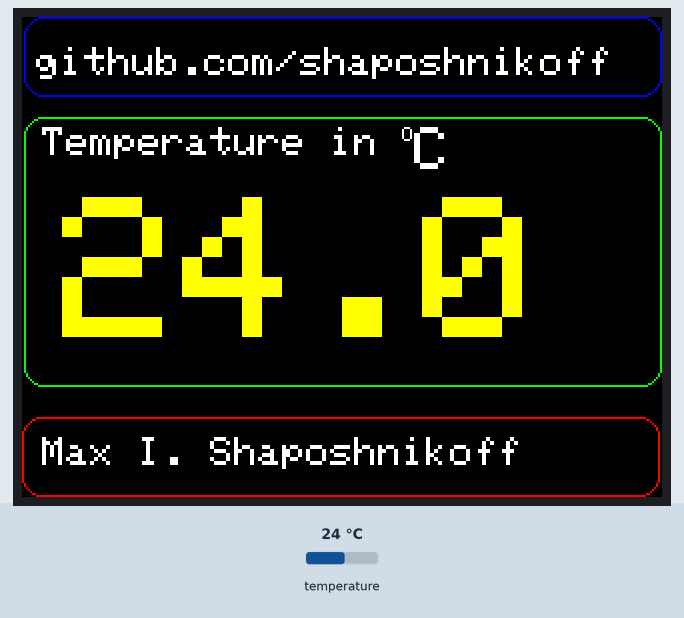
A sketch run on a simulated ESP8266 (NodeMCU). Parts: 320×240 colour display. The test bench sets the inputs (shaded band); at power-on: temperature 24 °C. What the sketch prints to the serial monitor is not drawn.

Above: at 2.2 s.
2.3 s: temperature set to 12 °C
At 4.2 s:
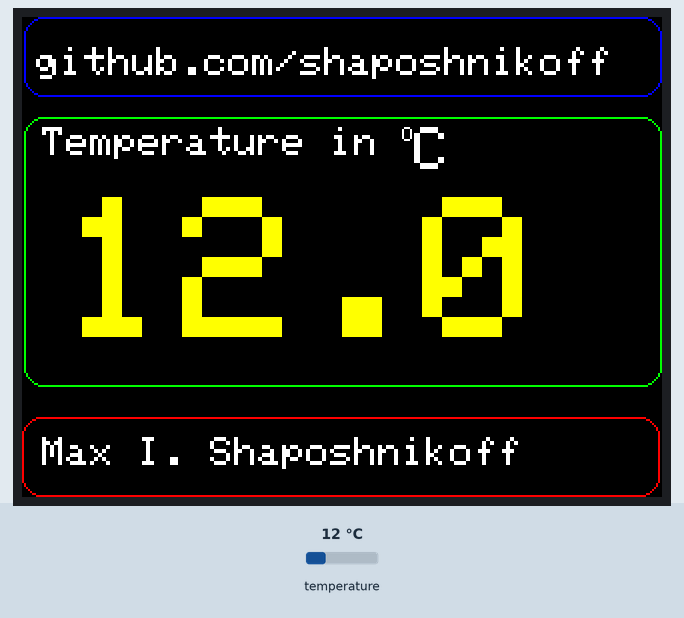
4.5 s: temperature set to 19 °C
At 6.9 s:
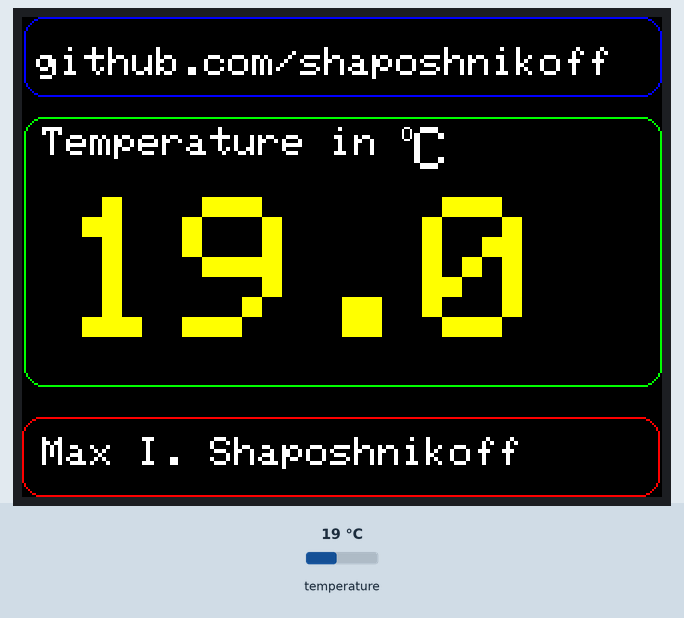
7.2 s: temperature set to 28 °C
At 9.5 s:
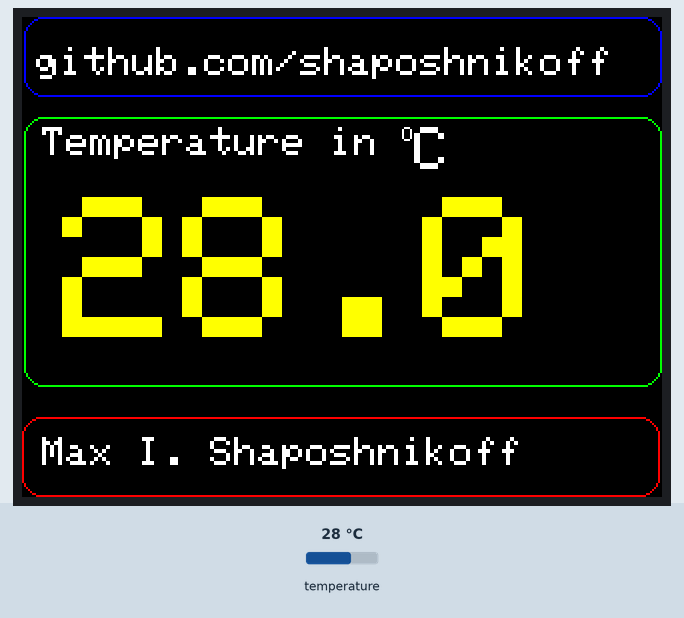
Timing chart, 0 to 11.0 s (numbered marks = the images above; inputs shaded):
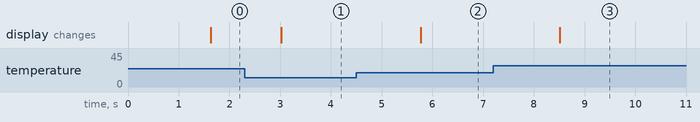

Measured:
- after the input at 2.3 s, the display: changes after 0.72 s (image 1)
- after the input at 4.5 s, the display: changes after 1.3 s (image 2)
- after the input at 7.2 s, the display: changes after 1.3 s (image 3)

The sketch:

sketch_feb04b.ino
```cpp
/*
 NodeMCU-TFT-Temperatur

 TFT-Display mit Controller ILI9341 am NodeMCU-Board
 Verwendetes Display: 2.2 Zoll Serial TFT-Farbdisplay; SPI; Auflösung 240x320 Pixel
 Bezugsquellen Display:
 Amazon - http://amzn.to/2iNmaXx / Amazon - http://amzn.to/2j1VIXK

 Temperatur wird über angeschlossenen Sensor DS18B20 ausgelesen und auf dem Display angezeigt
 Temperatursensor DS18B20 an Pin D2
 Bezugsquelle Temperatursensor: Reichelt / Conrad / Amazon - http://amzn.to/2i3WlRX

 Notwendig ist die angepasste Display-Lib: https://github.com/glennirwin/Adafruit_ILI9340

 Programm erprobt ab Arduino IDE 1.6.13
 Projektbeschreibung und weitere Beispiele unter http://www.mikrocontroller-elektronik.de/
*/

#include "SPI.h"
#include "Adafruit_GFX.h"
#include "Adafruit_ILI9340.h" // https://github.com/glennirwin/Adafruit_ILI9340
#include <DallasTemperature.h> //Siehe Hinweis oben, verwendet wird https://github.com/milesburton/Arduino-Temperature-Control-Library
//#include <Base64.h>
#include <OneWire.h>

#define ONE_WIRE_BUS D2

OneWire oneWire(ONE_WIRE_BUS);
DallasTemperature DS18B20(&oneWire);

char temperaturStr[6];
float merketemperatur=0;

//Pinbelegung für Display

#define TFT_CS D0   // GPIO 16 interne LED kein Port nötig, da TFT CS an GND
#define TFT_RST 10  // D12 GPIO10 //kein Port nötig, da Reset an Reset angeschlossen
#define TFT_DC D1   // GPIO 5
#define TFT_MOSI D7 // GPIO 13
#define TFT_CLK D5  // GPIO 14
#define TFT_MISO D6 // GPIO 12

Adafruit_ILI9340 tft = Adafruit_ILI9340(TFT_CS, TFT_DC, TFT_RST);

//Falls die Anzeige gedreht wird
#define ROTATION_NO 0
#define ROTATION_90 1
#define ROTATION_180 2
#define ROTATION_270 3

void setup()
{
 DS18B20.begin();

 Serial.begin(9600);

 tft.begin();

 tft.setRotation( ROTATION_270);
 tft_zeichneRahmen();
 tft_zeichneBeschriftung();
}


void tft_zeichneBeschriftung(void)
{
 tft.setTextColor(ILI9340_WHITE);
 tft.setCursor( 10,55);
 tft.setTextSize(2);
 tft.print("Temperature in ");
 tft.setTextSize(1);
 tft.print("O");
 tft.setTextSize(3);
 tft.print("C");

 tft.setTextSize(2);
 tft.setCursor( 7,15);
 tft.print("github.com/shaposhnikoff");
 tft.setTextSize(2);
 tft.setCursor( 10,210);
 tft.print("Max I. Shaposhnikoff");
}

void tft_zeichneRahmen( )
{
 tft.fillScreen(ILI9340_BLACK);
 tft.drawRoundRect(1, 0, tft.width()-1,40, 10, ILI9340_BLUE);
 tft.drawRoundRect(1, 50, tft.width()-1,135, 10, ILI9340_GREEN);
 tft.drawRoundRect(0, 200, tft.width()-1, 40, 10, ILI9340_RED);
 }

float getTemperatur() {
 float temp;
 do {
 DS18B20.requestTemperatures();
 temp = DS18B20.getTempCByIndex(0);
 delay(100);
 } while (temp == 85.0 || temp == (-127.0));
 return temp;
}

void zeigeTemperatur(float temperatur)
{
 dtostrf(temperatur, 2, 1, temperaturStr);
 Serial.print("Temperatur: ");
 Serial.println(temperaturStr);
 tft.setTextSize(10);
 tft.setTextColor(ILI9340_YELLOW, ILI9340_BLACK );
 tft.setCursor(20,90);
 tft.print(temperaturStr);

}

void loop(void)
{
 delay(500);
 float temperatur = getTemperatur();
 if (merketemperatur!=temperatur) {
 zeigeTemperatur(temperatur);
 merketemperatur=temperatur;
 }

}
```
